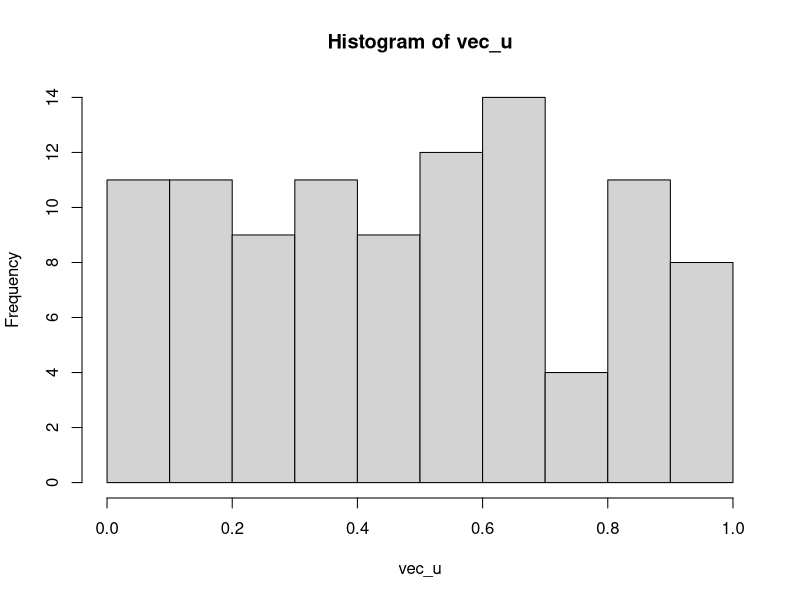
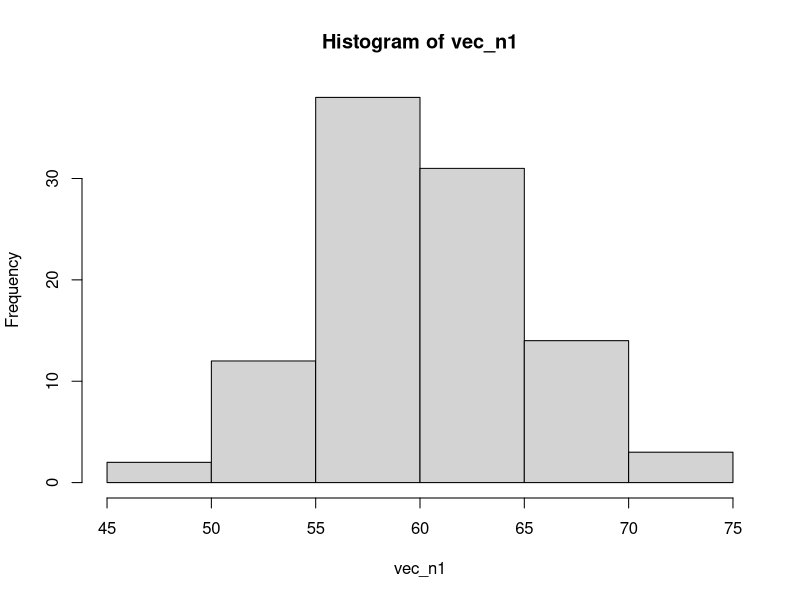
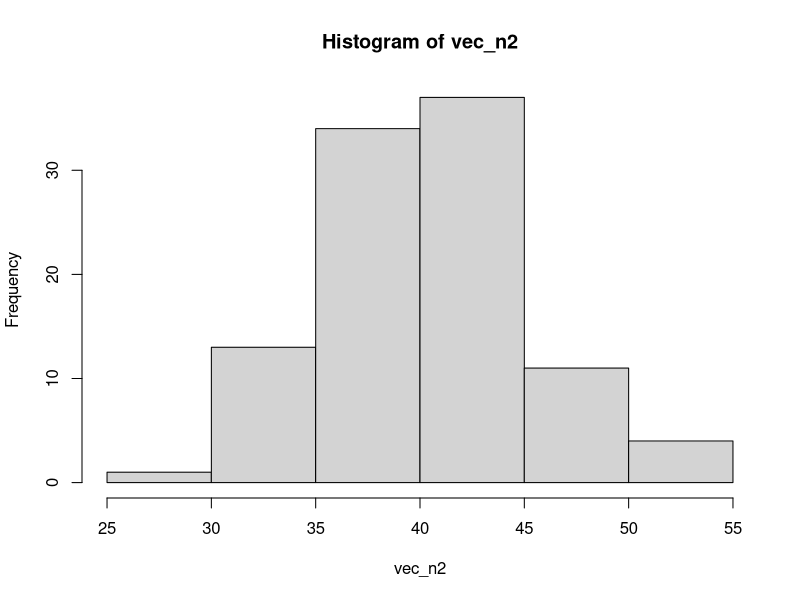
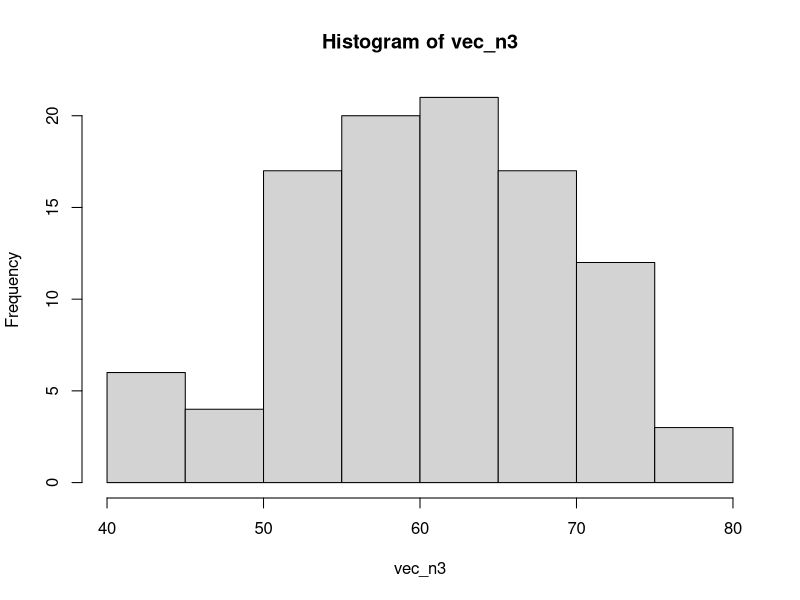
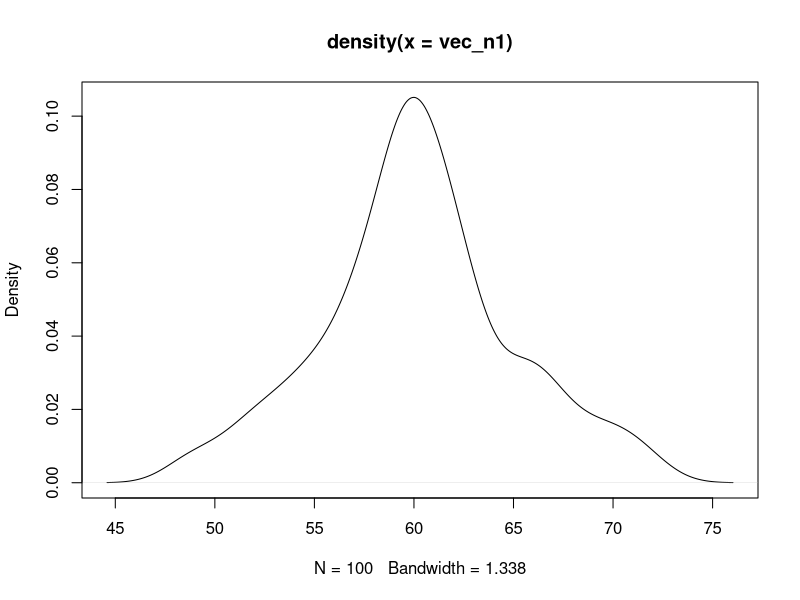
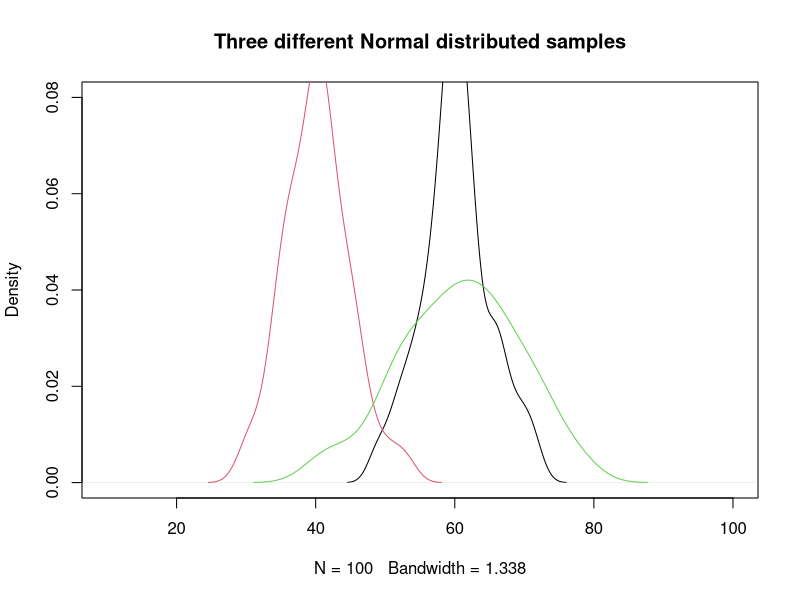
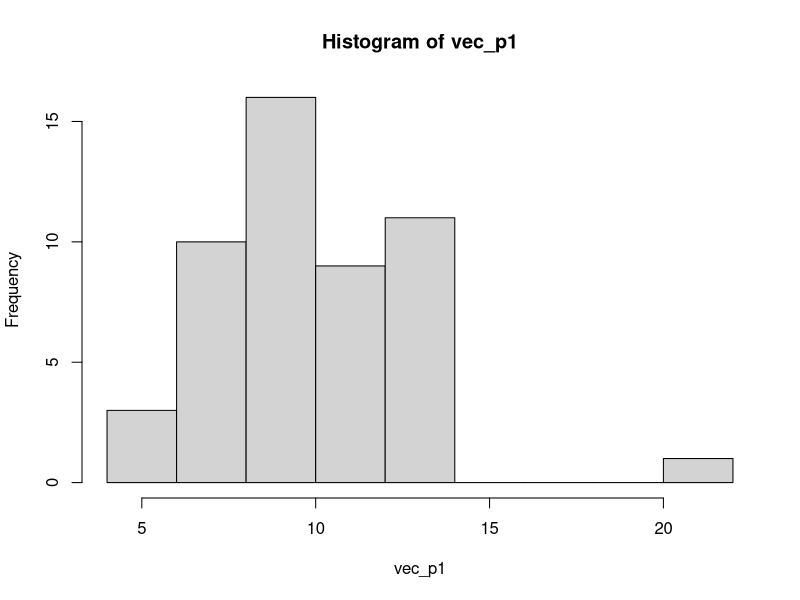
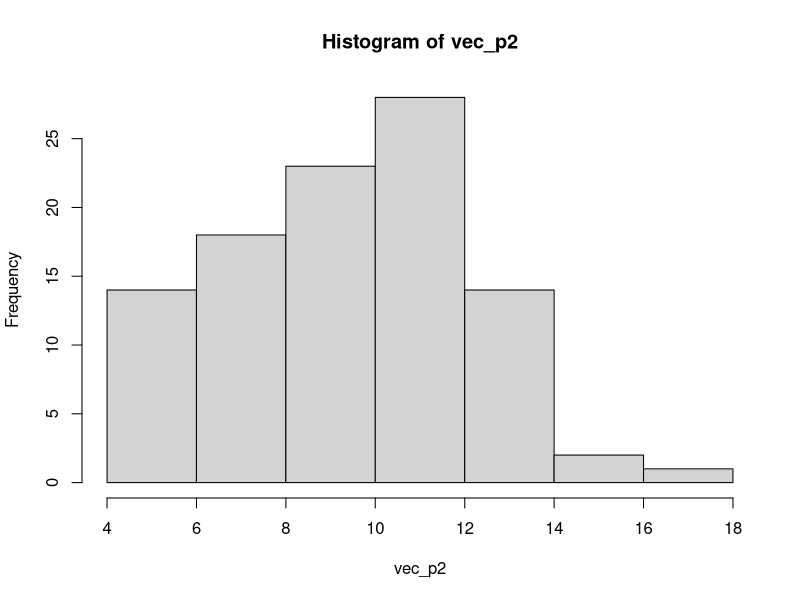

Write the R code that produced these figures, in order.

###################################
### Generating Random Variables ###
###################################

## Uniform Distribution ###
?runif
# generating a random number
runif(1)    
#generating 3 random numbers
runif(3)    
# generating 3 random numbers ona defined range 
runif(3, min=5, max=10)    
runif(5, min=0.25, max=0.5)

#generating an uniform random vector of 100 observations for the interval [0,1]
vec_u<-runif(100,0,1)
hist(vec_u)


## Normal Distribution ###
?rnorm
# generating 1 random number from a standard normal distribution
rnorm(1)   
# generating 3 random numbers from a standard normal distribution
rnorm(3)    
# generating 3 random numbers from a Normal distribution with a specific mean and standard deviation
rnorm(3, mean=10, sd=2)   

# generating three different samples of lenght 100 observations from a Normal distribution

vec_n1<-rnorm(100, mean=60, sd=5)
hist(vec_n1) 

vec_n2<-rnorm(100, mean=40,sd=5)
hist(vec_n2)

vec_n3<-rnorm(100, mean=60, sd=10)   
hist(vec_n3)

?density
plot(density(vec_n1))


## Arranging limits of axes ###
plot(density(vec_n1),xlim=c(10,100),ylim=c(0,0.08), main="Three different Normal distributed samples")
lines(density(vec_n2),col=2)
lines(density(vec_n3),col=3)

### Poisson Distribution ###
?rpois
vec_p1<-rpois(50,10)
hist(vec_p1)

vec_p2<-rpois(100,10)
hist(vec_p2)

vec_p3<-rpois(1000,10)
hist(vec_p3)


############ Expected Value and Variance #############################
### Expected Value of Rolling a Die ###

p_die <- rep(1/6,6)
die <- 1:6
exp_val<-sum(die*p_die)
exp_val

?sample
sample(die, size=10, prob=p_die, replace=T)
hist(sample(die, size=1000, prob=p_die, replace=T))

s <- table(sample(die, size=1000, prob=p_die, replace=T))

#### Distribution of Sample Means ####

numeric()
############################################
## Function for generating n sample means ###
gen_sample_means <- function(n) {
  sample_means <- numeric()
  for (i in 1:1000) { 
    sample_means <- append(sample_means, sum(sample(die, size=n, prob=p_die, replace=T))/n)
  }
  return (sample_means)
}
###############################################

sample_means <- gen_sample_means(100)
hist(sample_means)
plot(density(sample_means), main="Distribution of the sample means",xlab="sample mean", col="red")

mean(sample_means)
sd(sample_means)
var(sample_means)